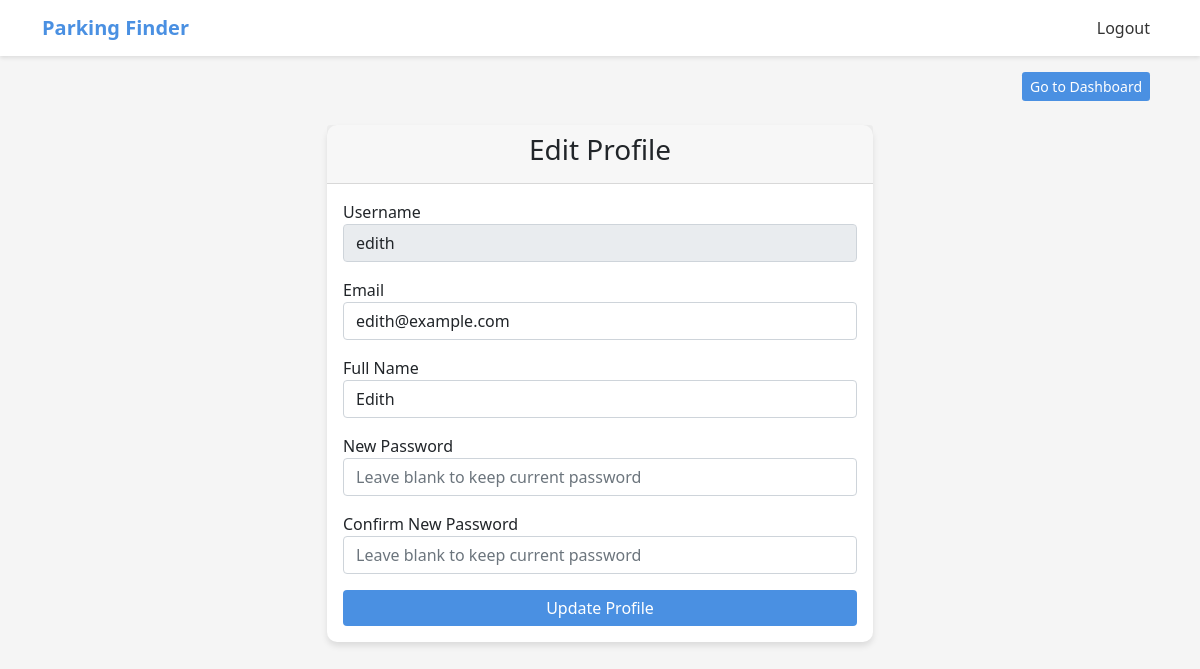
/user/edit-profile (signed in), run on the app's committed database.
### app/models.py (models this page shows, shortened)
class User(UserMixin, db.Model):
    __tablename__ = 'users'
    id = db.Column(db.Integer, primary_key=True)
    username = db.Column(db.String(64), unique=True, nullable=False)
    email = db.Column(db.String(120), unique=True, nullable=False)
    full_name = db.Column(db.String(120), nullable=False)
    password_hash = db.Column(db.String(128), nullable=False)
    created_at = db.Column(db.DateTime, default=datetime.utcnow)
    is_admin =  db.Column(db.Boolean, default=False)
    reservations = db.relationship('Reservation', backref='user', lazy=True, cascade="all, delete-orphan")

### app/routes.py (the view, shortened to what this page needs)
@user.route('/edit-profile', methods=['GET', 'POST'])
@login_required
@user_required
def edit_profile():
    return render_template('user/edit_profile.html')

### app/__init__.py (called while the page is built)
@login_manager.user_loader
def load_user(user_id):
    from .models import User
    return User.query.get(int(user_id))

### app/templates/user/edit_profile.html (shortened to what this page needs)
{% extends 'base.html' %}
{% block content %}
<div class="container mt-4">
    <div class="row justify-content-center">
        <div class="col-md-6">
            <div class="card">
                <div class="card-header">
                    <h3 class="text-center">Edit Profile</h3>
                </div>
                <div class="card-body">
                    <form method="POST" id="editProfileForm" onsubmit="return validateEditProfileForm()">
                        <div class="form-group mb-3">
                            <label for="username">Username</label>
                            <input type="text" class="form-control" id="username" name="username"
                                   value="{{ current_user.username }}" readonly>
                        </div>
                        <div class="form-group mb-3">
                            <label for="email">Email</label>
                            <input type="email" class="form-control" id="email" name="email"
                                   value="{{ current_user.email }}" required>
                        </div>
                        <div class="form-group mb-3">
                            <label for="full_name">Full Name</label>
                            <input type="text" class="form-control" id="full_name" name="full_name"
                                   value="{{ current_user.full_name }}" required minlength="2" maxlength="100" pattern="[A-Za-z ]+">
                        </div>
                        <div class="form-group mb-3">
                            <label for="password">New Password</label>
                            <input type="password" class="form-control" id="password" name="password"
                                   minlength="6" placeholder="Leave blank to keep current password">
                        </div>
                        <div class="form-group mb-3">
                            <label for="confirm_password">Confirm New Password</label>
                            <input type="password" class="form-control" id="confirm_password" name="confirm_password"
                                   minlength="6" placeholder="Leave blank to keep current password">
                        </div>
                        <button type="submit" class="btn btn-primary w-100">Update Profile</button>
                    </form>
                </div>
            </div>
        </div>
    </div>
</div>
{% endblock %}

### app/templates/base.html (style rules this page uses)
:root { --primary-color: #4A90E2; --secondary-color: #F5F5F5; --accent-color: #34C759; }
body { background-color: var(--secondary-color); font-family: 'Segoe UI', sans-serif; }
.card { border-radius: 10px; border: none; box-shadow: 0 4px 6px rgba(0,0,0,0.1); }
.btn-primary { background-color: var(--primary-color); border: none; }

### data on the page
User: username "edith", email "edith@example.com", full_name "Edith"
